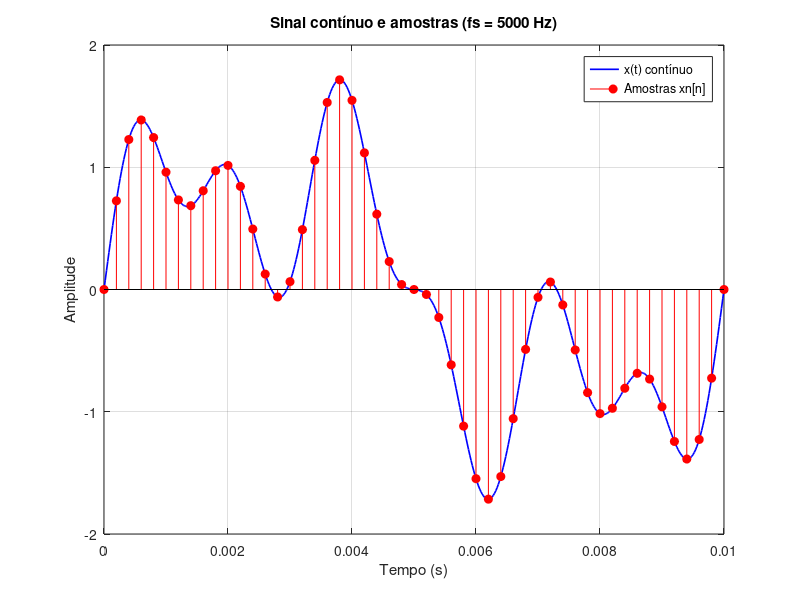
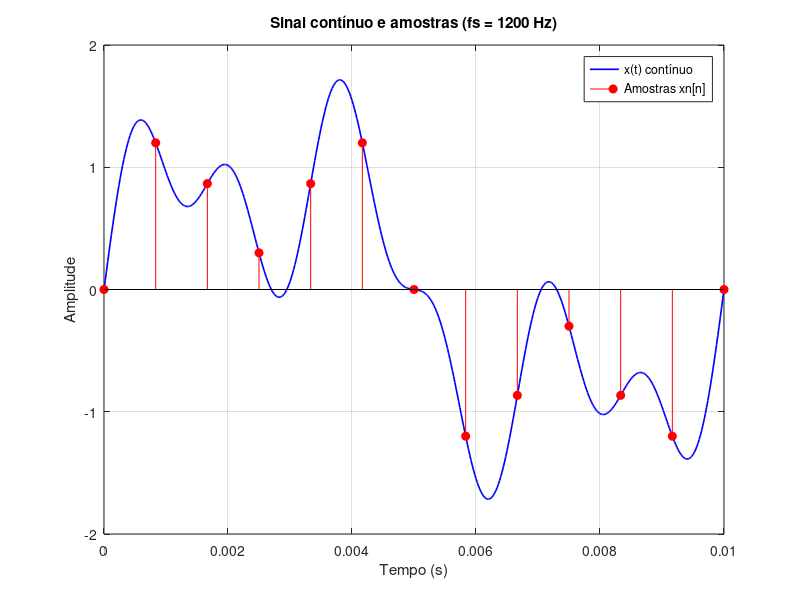
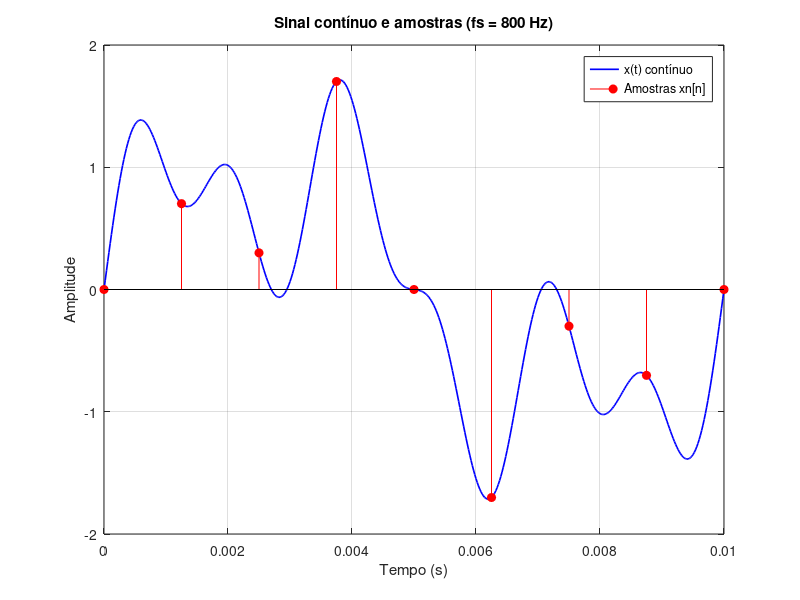

Source code (MATLAB) for these figures, in order:
% ==========================================================
% Amostragem ideal de um sinal composto por 3 senóides
% ==========================================================

% ---------- Sinal "quase contínuo" ----------
fs_quase = 50000;        % frequência de amostragem bem alta -> aproxima sinal contínuo
T_final  = 0.01;         % duração do sinal (10 ms)
t_cont   = 0:1/fs_quase:T_final;   % vetor de tempo contínuo (denso)

% Componentes do sinal (senóides)
f1 = 100;    % frequência 1 (Hz)
f2 = 300;    % frequência 2 (Hz)
f3 = 600;    % frequência 3 (Hz)

s1 = sin(2*pi*f1*t_cont);          % senóide 1
s2 = 0.7*sin(2*pi*f2*t_cont);      % senóide 2 (amplitude 0.7)
s3 = 0.5*sin(2*pi*f3*t_cont);      % senóide 3 (amplitude 0.5)

x_cont = s1 + s2 + s3;             % sinal contínuo (soma das senóides)

% ---------- Condições de Nyquist ----------
% fmax = 600 Hz
% fs >= 2*fmax = 1200 Hz -> sem aliasing
% fs = 1200 Hz -> caso crítico
% fs < 1200 Hz -> haverá aliasing

% ---------- Taxas de amostragem para testar ----------
fs_lista = [5000, 1200, 800];   % sem aliasing, crítico, e com aliasing

% ---------- Pré-alocação para salvar resultados ----------
tempo_amostras   = cell(1,numel(fs_lista)); % instantes de amostragem
valores_amostras = cell(1,numel(fs_lista)); % valores das amostras
trem_impulsos    = cell(1,numel(fs_lista)); % trem de impulsos (para espectro)

dt = 1/fs_quase;
N  = length(t_cont);

% ==========================================================
% Loop sobre cada taxa de amostragem escolhida
% ==========================================================
for k = 1:length(fs_lista)
    fs = fs_lista(k);          % frequência de amostragem atual
    Ts = 1/fs;                 % período de amostragem

    % Instantes de amostragem (equiespaçados)
    t_amostras = 0:Ts:T_final;

    % Amostras do sinal (xn[n] = x(t_amostras))
    xn = interp1(t_cont, x_cont, t_amostras, 'linear');

    % Guardar resultados
    tempo_amostras{k}   = t_amostras;
    valores_amostras{k} = xn;

    % Construir trem de impulsos (aproximação no grid t_cont)
    impulsos = zeros(size(t_cont));
    idx = round(t_amostras*fs_quase) + 1;  % índices no vetor contínuo
    impulsos(idx) = xn / dt;               % impulsos proporcionais às amostras
    trem_impulsos{k} = impulsos;

    % ---------- Plotagem no tempo ----------
    figure;
    plot(t_cont, x_cont, 'b', 'LineWidth', 1.2); hold on;
    stem(t_amostras, xn, 'r', 'filled');  % plota amostras
    xlabel('Tempo (s)');
    ylabel('Amplitude');
    title(sprintf('Sinal contínuo e amostras (fs = %d Hz)', fs));
    legend('x(t) contínuo','Amostras xn[n]');
    xlim([0 0.01]); % mostra apenas os 10 ms iniciais
    grid on;
end

